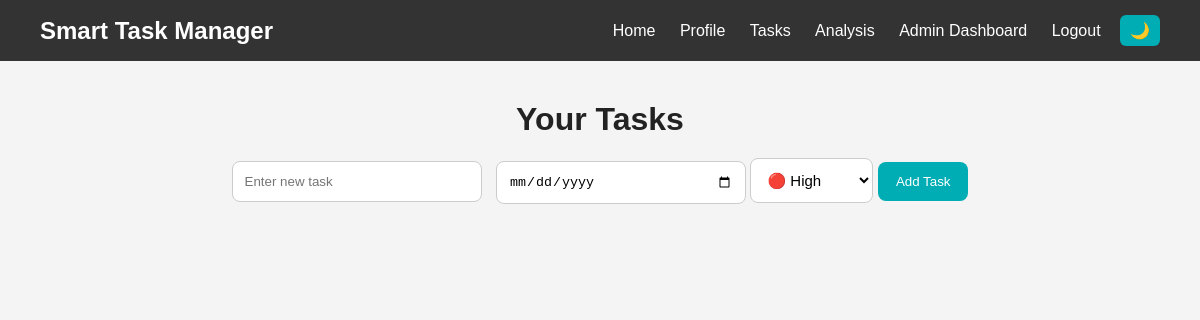
The page /tasks (signed in) on the database as committed earlier.
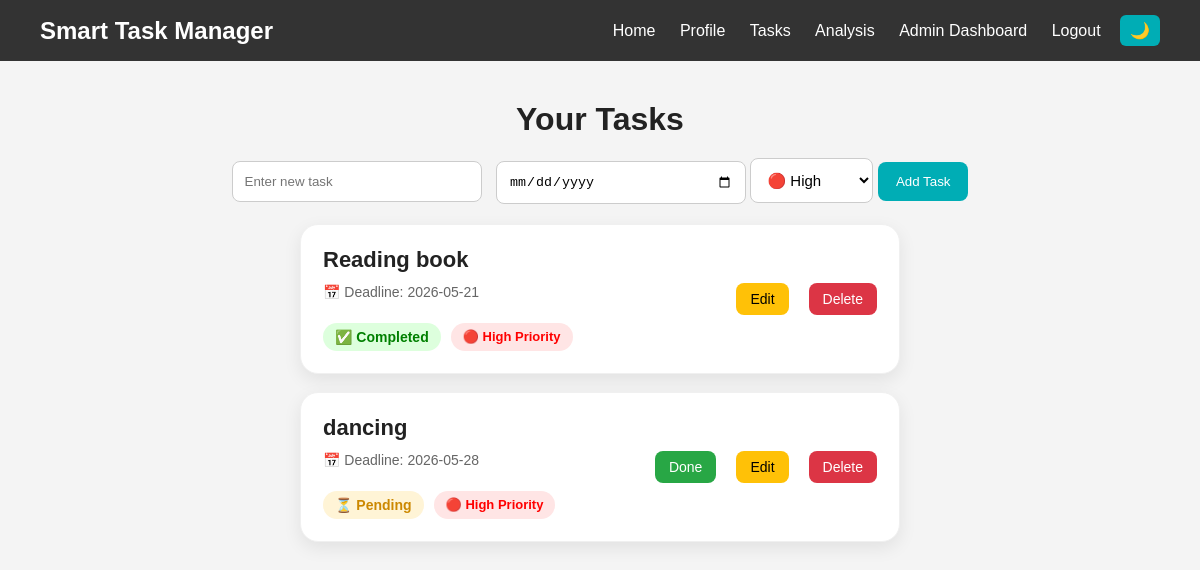
The same page on the database as committed later.
### tables this page shows
CREATE TABLE tasks (
        id INTEGER PRIMARY KEY AUTOINCREMENT,
        username TEXT,
        task TEXT,
        status TEXT DEFAULT 'pending',
        deadline TEXT,
        priority TEXT DEFAULT 'Medium',
        created_at TEXT,
        completed_at TEXT
    );

### app.py (the view, shortened to what this page needs)
@app.route('/tasks', methods=['GET', 'POST'])
def tasks():
    if 'user' not in session:
        return redirect('/login')
    conn = sqlite3.connect("data.db")
    c = conn.cursor()
    c.execute("SELECT * FROM tasks WHERE username=?",
              (session['user'],))
    data = c.fetchall()
    conn.close()
    today = datetime.now().date()
    updated_tasks = []
    for task in data:
        try:
            deadline_date = datetime.strptime(task[4], "%Y-%m-%d").date()
        except ValueError:
            deadline_date = None
        updated_tasks.append(
        (
            task[0],#id
            task[1],#username
            task[2],#task
            task[3],#status
            deadline_date,
            task[5] #priority
        )
    )
    return render_template('tasks.html', tasks=updated_tasks,today=today)

### templates/tasks.html (shortened to what this page needs)
    {% extends "base.html" %}
    {% block content %}
    <div class="tasks-page">
        <h1>Your Tasks</h1>
        <form method="POST" action="/tasks" class="task-form">
            <input type="text" name="task" placeholder="Enter new task" required>
            <input type="date" name="deadline" required>
            <select name="priority" required>
                <option value="High">🔴 High</option>
            </select>
            <button type="submit">Add Task</button>
        </form>
        <ul class="task-list">
            {% for task in tasks %}
            <li class="task-item">
                <div class="task-left">
                    <h3>{{ task[2] }}</h3>
                    <small>
                        📅 Deadline: {{ task[4] }}
                    </small>
                    <br>
                    <div class="task-badges">
                    {% if task[3] == 'completed' %}
                    <span class="completed-badge">
                        ✅ Completed
                    </span>
                    {% elif task[4] < today %} <span class="overdue-badge">
                        ❌ Overdue
                        </span>
                        {% else %}
                        <span class="pending-badge">
                            ⏳ Pending
                        </span>
                        {% endif %}
                        {% if task[5]|lower == 'high' %}
                        <span class="high-priority">
                            🔴 High Priority
                        </span>
                        {% elif task[5]|lower == 'medium' %}
                        <span class="medium-priority">
                            🟡 Medium Priority
                        </span>
                        {% else %}
                        <span class="low-priority">
                            🟢 Low Priority
                        </span>
                        {% endif %}
                        </div>
                </div>
                <div class="task-actions">
                    {% if task[3] == 'pending' %}
                    <a href="/complete/{{ task[0] }}" class="done-btn">
                        Done
                    </a>
                    {% endif %}
                    <a href="/edit/{{ task[0] }}" class="edit-btn">
                        Edit
                    </a>
                    <a href="/delete/{{ task[0] }}" class="delete-btn">
                        Delete
                    </a>
                </div>
            </li>
            {% endfor %}
        </ul>
    </div>
    {% endblock %}

Rows that differ between the two databases and show on the page:
now on this page (row edited): tasks: task "Reading book", deadline "2026-05-21", status "✅ Completed", priority "🔴 High Priority"
now on this page (row edited): tasks: task "dancing", deadline "2026-05-28", status "⏳ Pending", priority "🔴 High Priority"
